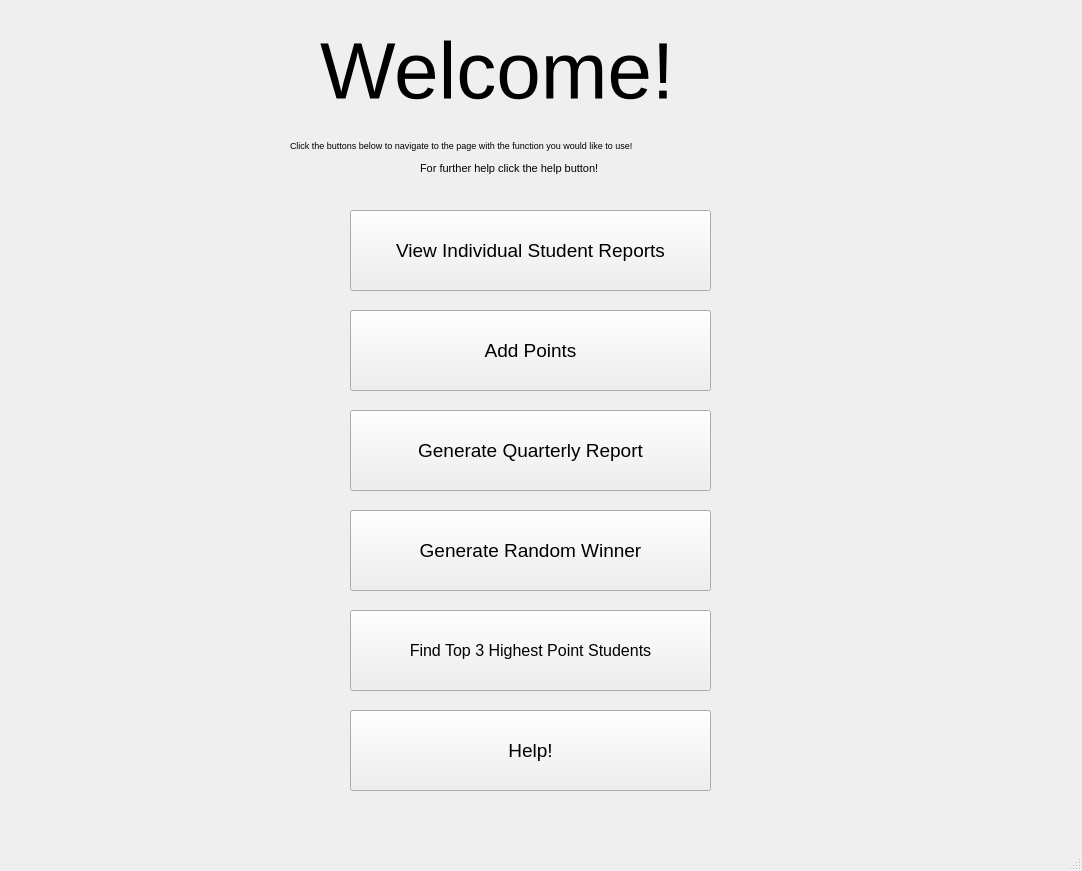
<?xml version="1.0" encoding="UTF-8"?>
<ui version="4.0">
 <class>MainWindow</class>
 <widget class="QMainWindow" name="MainWindow">
  <property name="geometry">
   <rect>
    <x>0</x>
    <y>0</y>
    <width>1082</width>
    <height>871</height>
   </rect>
  </property>
  <property name="font">
   <font>
    <pointsize>11</pointsize>
   </font>
  </property>
  <property name="windowTitle">
   <string>MainWindow</string>
  </property>
  <widget class="QWidget" name="centralwidget">
   <widget class="QStackedWidget" name="stackedWidget">
    <property name="geometry">
     <rect>
      <x>0</x>
      <y>0</y>
      <width>1081</width>
      <height>1051</height>
     </rect>
    </property>
    <property name="currentIndex">
     <number>0</number>
    </property>
    <widget class="QWidget" name="welcome_screen">
     <widget class="QLabel" name="welcome">
      <property name="geometry">
       <rect>
        <x>320</x>
        <y>10</y>
        <width>471</width>
        <height>121</height>
       </rect>
      </property>
      <property name="font">
       <font>
        <pointsize>60</pointsize>
       </font>
      </property>
      <property name="text">
       <string>Welcome!</string>
      </property>
     </widget>
     <widget class="QLabel" name="instructions1">
      <property name="geometry">
       <rect>
        <x>290</x>
        <y>130</y>
        <width>501</width>
        <height>31</height>
       </rect>
      </property>
      <property name="font">
       <font>
        <pointsize>7</pointsize>
       </font>
      </property>
      <property name="text">
       <string>Click the buttons below to navigate to the page with the function you would like to use!</string>
      </property>
     </widget>
     <widget class="QLabel" name="instructions2">
      <property name="geometry">
       <rect>
        <x>420</x>
        <y>160</y>
        <width>211</width>
        <height>16</height>
       </rect>
      </property>
      <property name="font">
       <font>
        <pointsize>8</pointsize>
       </font>
      </property>
      <property name="text">
       <string>For further help click the help button!</string>
      </property>
     </widget>
     <widget class="QPushButton" name="pushButton">
      <property name="geometry">
       <rect>
        <x>350</x>
        <y>210</y>
        <width>361</width>
        <height>81</height>
       </rect>
      </property>
      <property name="font">
       <font>
        <pointsize>14</pointsize>
       </font>
      </property>
      <property name="text">
       <string>View Individual Student Reports</string>
      </property>
     </widget>
     <widget class="QPushButton" name="pushButton_2">
      <property name="geometry">
       <rect>
        <x>350</x>
        <y>310</y>
        <width>361</width>
        <height>81</height>
       </rect>
      </property>
      <property name="font">
       <font>
        <pointsize>14</pointsize>
       </font>
      </property>
      <property name="text">
       <string>Add Points</string>
      </property>
     </widget>
     <widget class="QPushButton" name="pushButton_3">
      <property name="geometry">
       <rect>
        <x>350</x>
        <y>410</y>
        <width>361</width>
        <height>81</height>
       </rect>
      </property>
      <property name="font">
       <font>
        <pointsize>14</pointsize>
       </font>
      </property>
      <property name="text">
       <string>Generate Quarterly Report</string>
      </property>
     </widget>
     <widget class="QPushButton" name="pushButton_4">
      <property name="geometry">
       <rect>
        <x>350</x>
        <y>510</y>
        <width>361</width>
        <height>81</height>
       </rect>
      </property>
      <property name="font">
       <font>
        <pointsize>14</pointsize>
       </font>
      </property>
      <property name="text">
       <string>Generate Random Winner</string>
      </property>
     </widget>
     <widget class="QPushButton" name="pushButton_5">
      <property name="geometry">
       <rect>
        <x>350</x>
        <y>610</y>
        <width>361</width>
        <height>81</height>
       </rect>
      </property>
      <property name="font">
       <font>
        <pointsize>12</pointsize>
       </font>
      </property>
      <property name="text">
       <string>Find Top 3 Highest Point Students</string>
      </property>
     </widget>
     <widget class="QPushButton" name="pushButton_6">
      <property name="geometry">
       <rect>
        <x>350</x>
        <y>710</y>
        <width>361</width>
        <height>81</height>
       </rect>
      </property>
      <property name="font">
       <font>
        <pointsize>14</pointsize>
       </font>
      </property>
      <property name="text">
       <string>Help!</string>
      </property>
     </widget>
    </widget>
    <widget class="QWidget" name="individual_reports_screen">
     <widget class="QLabel" name="instructions3">
      <property name="geometry">
       <rect>
        <x>40</x>
        <y>150</y>
        <width>421</width>
        <height>16</height>
       </rect>
      </property>
      <property name="text">
       <string>Here you can view individual student activity reports!</string>
      </property>
     </widget>
     <widget class="QLabel" name="name">
      <property name="geometry">
       <rect>
        <x>250</x>
        <y>10</y>
        <width>601</width>
        <height>121</height>
       </rect>
      </property>
      <property name="font">
       <font>
        <pointsize>30</pointsize>
       </font>
      </property>
      <property name="text">
       <string>Individual Student Reports</string>
      </property>
     </widget>
     <widget class="QLabel" name="label_2">
      <property name="geometry">
       <rect>
        <x>40</x>
        <y>180</y>
        <width>401</width>
        <height>41</height>
       </rect>
      </property>
      <property name="font">
       <font>
        <pointsize>9</pointsize>
       </font>
      </property>
      <property name="text">
       <string>Please select a student from the list below to see their report:</string>
      </property>
     </widget>
     <widget class="QComboBox" name="comboBox">
      <property name="geometry">
       <rect>
        <x>40</x>
        <y>220</y>
        <width>401</width>
        <height>31</height>
       </rect>
      </property>
     </widget>
     <widget class="QLabel" name="label_3">
      <property name="geometry">
       <rect>
        <x>40</x>
        <y>380</y>
        <width>411</width>
        <height>20</height>
       </rect>
      </property>
      <property name="font">
       <font>
        <pointsize>9</pointsize>
       </font>
      </property>
      <property name="text">
       <string>If you dont see a student and wish to add one then click here:</string>
      </property>
     </widget>
     <widget class="QPushButton" name="pushButton_8">
      <property name="geometry">
       <rect>
        <x>430</x>
        <y>420</y>
        <width>131</width>
        <height>28</height>
       </rect>
      </property>
      <property name="font">
       <font>
        <pointsize>11</pointsize>
       </font>
      </property>
      <property name="text">
       <string>Add Student</string>
      </property>
     </widget>
     <widget class="QTabWidget" name="tabWidgetPerQuarter">
      <property name="geometry">
       <rect>
        <x>490</x>
        <y>140</y>
        <width>531</width>
        <height>211</height>
       </rect>
      </property>
      <property name="font">
       <font>
        <pointsize>9</pointsize>
        <weight>75</weight>
        <bold>true</bold>
       </font>
      </property>
      <property name="toolTip">
       <string>&lt;html&gt;&lt;head/&gt;&lt;body&gt;&lt;p&gt;&lt;br/&gt;&lt;/p&gt;&lt;/body&gt;&lt;/html&gt;</string>
      </property>
      <property name="whatsThis">
       <string>&lt;html&gt;&lt;head/&gt;&lt;body&gt;&lt;p&gt;&lt;br/&gt;&lt;/p&gt;&lt;/body&gt;&lt;/html&gt;</string>
      </property>
      <property name="styleSheet">
       <string notr="true"/>
      </property>
      <property name="currentIndex">
       <number>1</number>
      </property>
      <widget class="QWidget" name="Q1">
       <property name="font">
        <font>
         <pointsize>9</pointsize>
         <weight>75</weight>
         <bold>true</bold>
        </font>
       </property>
       <attribute name="title">
        <string>Q1</string>
       </attribute>
      </widget>
      <widget class="QWidget" name="Q2">
       <attribute name="title">
        <string>Q2</string>
       </attribute>
      </widget>
      <widget class="QWidget" name="Q3">
       <attribute name="title">
        <string>Q3</string>
       </attribute>
      </widget>
      <widget class="QWidget" name="Q4">
       <attribute name="title">
        <string>Q4</string>
       </attribute>
      </widget>
     </widget>
     <widget class="QPushButton" name="pushButton_11">
      <property name="geometry">
       <rect>
        <x>40</x>
        <y>50</y>
        <width>171</width>
        <height>61</height>
       </rect>
      </property>
      <property name="text">
       <string>Home</string>
      </property>
     </widget>
     <widget class="QLineEdit" name="lineEdit_2">
      <property name="geometry">
       <rect>
        <x>40</x>
        <y>450</y>
        <width>271</width>
        <height>22</height>
       </rect>
      </property>
     </widget>
     <widget class="QLabel" name="label_19">
      <property name="geometry">
       <rect>
        <x>40</x>
        <y>420</y>
        <width>91</width>
        <height>16</height>
       </rect>
      </property>
      <property name="text">
       <string>Full Name</string>
      </property>
     </widget>
     <widget class="QLabel" name="label_20">
      <property name="geometry">
       <rect>
        <x>40</x>
        <y>500</y>
        <width>55</width>
        <height>16</height>
       </rect>
      </property>
      <property name="text">
       <string>Grade</string>
      </property>
     </widget>
     <widget class="QRadioButton" name="radioButton_14">
      <property name="geometry">
       <rect>
        <x>40</x>
        <y>530</y>
        <width>161</width>
        <height>20</height>
       </rect>
      </property>
      <property name="text">
       <string>9th / Freshman</string>
      </property>
     </widget>
     <widget class="QRadioButton" name="radioButton_15">
      <property name="geometry">
       <rect>
        <x>40</x>
        <y>560</y>
        <width>171</width>
        <height>20</height>
       </rect>
      </property>
      <property name="text">
       <string>10th / Sophomore</string>
      </property>
     </widget>
     <widget class="QRadioButton" name="radioButton_16">
      <property name="geometry">
       <rect>
        <x>40</x>
        <y>590</y>
        <width>141</width>
        <height>20</height>
       </rect>
      </property>
      <property name="text">
       <string>11th / Junior</string>
      </property>
     </widget>
     <widget class="QRadioButton" name="radioButton_17">
      <property name="geometry">
       <rect>
        <x>40</x>
        <y>620</y>
        <width>151</width>
        <height>20</height>
       </rect>
      </property>
      <property name="text">
       <string>12th / Senior</string>
      </property>
     </widget>
    </widget>
    <widget class="QWidget" name="add_points_screen">
     <widget class="QLabel" name="name_3">
      <property name="geometry">
       <rect>
        <x>270</x>
        <y>10</y>
        <width>601</width>
        <height>121</height>
       </rect>
      </property>
      <property name="font">
       <font>
        <pointsize>30</pointsize>
       </font>
      </property>
      <property name="text">
       <string>Add Activities For Points!</string>
      </property>
     </widget>
     <widget class="QLabel" name="label_14">
      <property name="geometry">
       <rect>
        <x>90</x>
        <y>140</y>
        <width>401</width>
        <height>41</height>
       </rect>
      </property>
      <property name="font">
       <font>
        <pointsize>9</pointsize>
       </font>
      </property>
      <property name="text">
       <string>Please select a student from the list to add activities/points!</string>
      </property>
     </widget>
     <widget class="QComboBox" name="comboBox_2">
      <property name="geometry">
       <rect>
        <x>90</x>
        <y>180</y>
        <width>391</width>
        <height>31</height>
       </rect>
      </property>
     </widget>
     <widget class="QLabel" name="label_15">
      <property name="geometry">
       <rect>
        <x>530</x>
        <y>140</y>
        <width>141</width>
        <height>41</height>
       </rect>
      </property>
      <property name="font">
       <font>
        <pointsize>9</pointsize>
       </font>
      </property>
      <property name="text">
       <string>Select Grade Level</string>
      </property>
     </widget>
     <widget class="QLabel" name="label_16">
      <property name="geometry">
       <rect>
        <x>750</x>
        <y>140</y>
        <width>141</width>
        <height>41</height>
       </rect>
      </property>
      <property name="font">
       <font>
        <pointsize>9</pointsize>
       </font>
      </property>
      <property name="text">
       <string>Select Quarter</string>
      </property>
     </widget>
     <widget class="QLabel" name="label_17">
      <property name="geometry">
       <rect>
        <x>90</x>
        <y>330</y>
        <width>851</width>
        <height>41</height>
       </rect>
      </property>
      <property name="font">
       <font>
        <pointsize>9</pointsize>
       </font>
      </property>
      <property name="text">
       <string>Now Check Off All Sports You Would Like To Add! Each Activity Is Worth 1 Point If you Attend And 2 Points If You Participate!</string>
      </property>
     </widget>
     <widget class="QLabel" name="label_18">
      <property name="geometry">
       <rect>
        <x>90</x>
        <y>380</y>
        <width>181</width>
        <height>31</height>
       </rect>
      </property>
      <property name="text">
       <string>School Sport Activities</string>
      </property>
     </widget>
     <widget class="QLabel" name="label_37">
      <property name="geometry">
       <rect>
        <x>90</x>
        <y>610</y>
        <width>181</width>
        <height>31</height>
       </rect>
      </property>
      <property name="text">
       <string>Non-Sport Activities</string>
      </property>
     </widget>
     <widget class="QCheckBox" name="checkBox">
      <property name="geometry">
       <rect>
        <x>90</x>
        <y>420</y>
        <width>151</width>
        <height>20</height>
       </rect>
      </property>
      <property name="text">
       <string>Football</string>
      </property>
     </widget>
     <widget class="QCheckBox" name="checkBox_2">
      <property name="geometry">
       <rect>
        <x>90</x>
        <y>450</y>
        <width>151</width>
        <height>20</height>
       </rect>
      </property>
      <property name="text">
       <string>Soccer</string>
      </property>
     </widget>
     <widget class="QCheckBox" name="checkBox_3">
      <property name="geometry">
       <rect>
        <x>90</x>
        <y>480</y>
        <width>161</width>
        <height>20</height>
       </rect>
      </property>
      <property name="text">
       <string>Basketball </string>
      </property>
     </widget>
     <widget class="QCheckBox" name="checkBox_4">
      <property name="geometry">
       <rect>
        <x>90</x>
        <y>510</y>
        <width>151</width>
        <height>20</height>
       </rect>
      </property>
      <property name="text">
       <string>Tennis</string>
      </property>
     </widget>
     <widget class="QCheckBox" name="checkBox_5">
      <property name="geometry">
       <rect>
        <x>90</x>
        <y>540</y>
        <width>151</width>
        <height>20</height>
       </rect>
      </property>
      <property name="text">
       <string>Swim</string>
      </property>
     </widget>
     <widget class="QLabel" name="label_38">
      <property name="geometry">
       <rect>
        <x>90</x>
        <y>570</y>
        <width>851</width>
        <height>41</height>
       </rect>
      </property>
      <property name="font">
       <font>
        <pointsize>9</pointsize>
       </font>
      </property>
      <property name="text">
       <string>Check Off All The Activities That You Are A Part Of Here. Each one is worth 1 point.</string>
      </property>
     </widget>
     <widget class="QCheckBox" name="checkBox_6">
      <property name="geometry">
       <rect>
        <x>90</x>
        <y>650</y>
        <width>151</width>
        <height>20</height>
       </rect>
      </property>
      <property name="text">
       <string>DECA/FBLA</string>
      </property>
     </widget>
     <widget class="QCheckBox" name="checkBox_7">
      <property name="geometry">
       <rect>
        <x>90</x>
        <y>680</y>
        <width>151</width>
        <height>20</height>
       </rect>
      </property>
      <property name="text">
       <string>Music</string>
      </property>
     </widget>
     <widget class="QCheckBox" name="checkBox_8">
      <property name="geometry">
       <rect>
        <x>90</x>
        <y>710</y>
        <width>151</width>
        <height>20</height>
       </rect>
      </property>
      <property name="text">
       <string>NHS</string>
      </property>
     </widget>
     <widget class="QCheckBox" name="checkBox_9">
      <property name="geometry">
       <rect>
        <x>90</x>
        <y>770</y>
        <width>151</width>
        <height>20</height>
       </rect>
      </property>
      <property name="text">
       <string>Other Club</string>
      </property>
     </widget>
     <widget class="QCheckBox" name="checkBox_10">
      <property name="geometry">
       <rect>
        <x>90</x>
        <y>740</y>
        <width>151</width>
        <height>20</height>
       </rect>
      </property>
      <property name="text">
       <string>KAY</string>
      </property>
     </widget>
     <widget class="QLineEdit" name="lineEdit">
      <property name="geometry">
       <rect>
        <x>210</x>
        <y>770</y>
        <width>171</width>
        <height>22</height>
       </rect>
      </property>
     </widget>
     <widget class="QLabel" name="label_39">
      <property name="geometry">
       <rect>
        <x>400</x>
        <y>770</y>
        <width>361</width>
        <height>16</height>
       </rect>
      </property>
      <property name="text">
       <string>Make sure to add the name of the other club!</string>
      </property>
     </widget>
     <widget class="QLabel" name="label_40">
      <property name="geometry">
       <rect>
        <x>180</x>
        <y>680</y>
        <width>431</width>
        <height>16</height>
       </rect>
      </property>
      <property name="font">
       <font>
        <pointsize>9</pointsize>
       </font>
      </property>
      <property name="text">
       <string>This activity is worth 2 points if you attend a concert.</string>
      </property>
     </widget>
     <widget class="QLabel" name="label_41">
      <property name="geometry">
       <rect>
        <x>540</x>
        <y>680</y>
        <width>151</width>
        <height>16</height>
       </rect>
      </property>
      <property name="text">
       <string>Attended Concert?</string>
      </property>
     </widget>
     <widget class="QRadioButton" name="radioButton_27">
      <property name="geometry">
       <rect>
        <x>700</x>
        <y>680</y>
        <width>95</width>
        <height>20</height>
       </rect>
      </property>
      <property name="text">
       <string>Yes</string>
      </property>
     </widget>
     <widget class="QRadioButton" name="radioButton_28">
      <property name="geometry">
       <rect>
        <x>760</x>
        <y>680</y>
        <width>95</width>
        <height>20</height>
       </rect>
      </property>
      <property name="text">
       <string>No</string>
      </property>
     </widget>
     <widget class="QPushButton" name="pushButton_12">
      <property name="geometry">
       <rect>
        <x>60</x>
        <y>40</y>
        <width>171</width>
        <height>61</height>
       </rect>
      </property>
      <property name="text">
       <string>Home</string>
      </property>
     </widget>
     <widget class="QComboBox" name="comboBox_3">
      <property name="geometry">
       <rect>
        <x>320</x>
        <y>420</y>
        <width>181</width>
        <height>22</height>
       </rect>
      </property>
      <item>
       <property name="text">
        <string>Attended</string>
       </property>
      </item>
      <item>
       <property name="text">
        <string>Participant</string>
       </property>
      </item>
     </widget>
     <widget class="QComboBox" name="comboBox_4">
      <property name="geometry">
       <rect>
        <x>530</x>
        <y>180</y>
        <width>171</width>
        <height>22</height>
       </rect>
      </property>
      <item>
       <property name="text">
        <string>9th / Freshman</string>
       </property>
      </item>
      <item>
       <property name="text">
        <string>10th / Sophomore</string>
       </property>
      </item>
      <item>
       <property name="text">
        <string>11th / Junior</string>
       </property>
      </item>
      <item>
       <property name="text">
        <string>12th / Senior</string>
       </property>
      </item>
     </widget>
     <widget class="QComboBox" name="comboBox_5">
      <property name="geometry">
       <rect>
        <x>750</x>
        <y>180</y>
        <width>101</width>
        <height>31</height>
       </rect>
      </property>
      <item>
       <property name="text">
        <string>Quarter 1</string>
       </property>
      </item>
      <item>
       <property name="text">
        <string>Quarter 2</string>
       </property>
      </item>
      <item>
       <property name="text">
        <string>Quarter 3</string>
       </property>
      </item>
      <item>
       <property name="text">
        <string>Quarter 4</string>
       </property>
      </item>
     </widget>
     <widget class="QLabel" name="label_21">
      <property name="geometry">
       <rect>
        <x>320</x>
        <y>380</y>
        <width>121</width>
        <height>20</height>
       </rect>
      </property>
      <property name="text">
       <string>Select</string>
      </property>
     </widget>
     <widget class="QComboBox" name="comboBox_7">
      <property name="geometry">
       <rect>
        <x>320</x>
        <y>450</y>
        <width>181</width>
        <height>22</height>
       </rect>
      </property>
      <item>
       <property name="text">
        <string>Attended</string>
       </property>
      </item>
      <item>
       <property name="text">
        <string>Participant</string>
       </property>
      </item>
     </widget>
     <widget class="QComboBox" name="comboBox_8">
      <property name="geometry">
       <rect>
        <x>320</x>
        <y>510</y>
        <width>181</width>
        <height>22</height>
       </rect>
      </property>
      <item>
       <property name="text">
        <string>Attended</string>
       </property>
      </item>
      <item>
       <property name="text">
        <string>Participated</string>
       </property>
      </item>
     </widget>
     <widget class="QComboBox" name="comboBox_9">
      <property name="geometry">
       <rect>
        <x>320</x>
        <y>540</y>
        <width>181</width>
        <height>22</height>
       </rect>
      </property>
      <item>
       <property name="text">
        <string>Attended</string>
       </property>
      </item>
      <item>
       <property name="text">
        <string>Participated</string>
       </property>
      </item>
     </widget>
     <widget class="QComboBox" name="comboBox_10">
      <property name="geometry">
       <rect>
        <x>320</x>
        <y>480</y>
        <width>181</width>
        <height>22</height>
       </rect>
      </property>
      <item>
       <property name="text">
        <string>Attended</string>
       </property>
      </item>
      <item>
       <property name="text">
        <string>Participate</string>
       </property>
      </item>
     </widget>
    </widget>
    <widget class="QWidget" name="quarterly_report_screen">
     <widget class="QLabel" name="name_4">
      <property name="geometry">
       <rect>
        <x>240</x>
        <y>10</y>
        <width>641</width>
        <height>121</height>
       </rect>
      </property>
      <property name="font">
       <font>
        <pointsize>30</pointsize>
       </font>
      </property>
      <property name="text">
       <string>Generate A Quarterly Report</string>
      </property>
     </widget>
     <widget class="QLabel" name="label_11">
      <property name="geometry">
       <rect>
        <x>120</x>
        <y>100</y>
        <width>891</width>
        <height>71</height>
       </rect>
      </property>
      <property name="font">
       <font>
        <pointsize>11</pointsize>
       </font>
      </property>
      <property name="text">
       <string>If you wish to generate a quarterly report, select grade level and quarter. Then, click the generate report button.</string>
      </property>
     </widget>
     <widget class="QLabel" name="label_12">
      <property name="geometry">
       <rect>
        <x>230</x>
        <y>190</y>
        <width>55</width>
        <height>16</height>
       </rect>
      </property>
      <property name="text">
       <string>Grade:</string>
      </property>
     </widget>
     <widget class="QRadioButton" name="radioButton_5">
      <property name="geometry">
       <rect>
        <x>230</x>
        <y>220</y>
        <width>271</width>
        <height>20</height>
       </rect>
      </property>
      <property name="text">
       <string>9th Graders / Freshmen</string>
      </property>
     </widget>
     <widget class="QLabel" name="label_13">
      <property name="geometry">
       <rect>
        <x>510</x>
        <y>190</y>
        <width>81</width>
        <height>22</height>
       </rect>
      </property>
      <property name="text">
       <string>Quarter:</string>
      </property>
     </widget>
     <widget class="QPushButton" name="pushButton_10">
      <property name="geometry">
       <rect>
        <x>630</x>
        <y>200</y>
        <width>231</width>
        <height>51</height>
       </rect>
      </property>
      <property name="text">
       <string>Generate Report</string>
      </property>
     </widget>
     <widget class="QRadioButton" name="radioButton_6">
      <property name="geometry">
       <rect>
        <x>230</x>
        <y>260</y>
        <width>271</width>
        <height>20</height>
       </rect>
      </property>
      <property name="text">
       <string>10th Graders / Sophomores</string>
      </property>
     </widget>
     <widget class="QRadioButton" name="radioButton_7">
      <property name="geometry">
       <rect>
        <x>230</x>
        <y>340</y>
        <width>271</width>
        <height>20</height>
       </rect>
      </property>
      <property name="text">
       <string>12th Graders / Seniors</string>
      </property>
     </widget>
     <widget class="QRadioButton" name="radioButton_8">
      <property name="geometry">
       <rect>
        <x>230</x>
        <y>300</y>
        <width>271</width>
        <height>20</height>
       </rect>
      </property>
      <property name="text">
       <string>11th Graders / Juniors</string>
      </property>
     </widget>
     <widget class="QTableView" name="tableView">
      <property name="geometry">
       <rect>
        <x>210</x>
        <y>380</y>
        <width>671</width>
        <height>411</height>
       </rect>
      </property>
     </widget>
     <widget class="QPushButton" name="pushButton_13">
      <property name="geometry">
       <rect>
        <x>30</x>
        <y>40</y>
        <width>171</width>
        <height>61</height>
       </rect>
      </property>
      <property name="text">
       <string>Home</string>
      </property>
     </widget>
     <widget class="QComboBox" name="comboBox_6">
      <property name="geometry">
       <rect>
        <x>510</x>
        <y>220</y>
        <width>101</width>
        <height>31</height>
       </rect>
      </property>
      <item>
       <property name="text">
        <string>Quarter 1</string>
       </property>
      </item>
      <item>
       <property name="text">
        <string>Quarter 2</string>
       </property>
      </item>
      <item>
       <property name="text">
        <string>Quarter 3</string>
       </property>
      </item>
      <item>
       <property name="text">
        <string>Quarter 4</string>
       </property>
      </item>
     </widget>
    </widget>
    <widget class="QWidget" name="random_winner_screen">
     <widget class="QLabel" name="name_6">
      <property name="geometry">
       <rect>
        <x>250</x>
        <y>10</y>
        <width>601</width>
        <height>121</height>
       </rect>
      </property>
      <property name="font">
       <font>
        <pointsize>30</pointsize>
       </font>
      </property>
      <property name="text">
       <string>Generate Random Winner</string>
      </property>
     </widget>
     <widget class="QLabel" name="label_10">
      <property name="geometry">
       <rect>
        <x>190</x>
        <y>110</y>
        <width>711</width>
        <height>61</height>
       </rect>
      </property>
      <property name="text">
       <string>To generate a random winner, select the grade level and then click the generate button.</string>
      </property>
     </widget>
     <widget class="QRadioButton" name="radioButton">
      <property name="geometry">
       <rect>
        <x>190</x>
        <y>180</y>
        <width>271</width>
        <height>41</height>
       </rect>
      </property>
      <property name="text">
       <string>9th Graders / Freshmans</string>
      </property>
     </widget>
     <widget class="QRadioButton" name="radioButton_2">
      <property name="geometry">
       <rect>
        <x>190</x>
        <y>220</y>
        <width>271</width>
        <height>41</height>
       </rect>
      </property>
      <property name="text">
       <string>10th Graders / Sophomores</string>
      </property>
     </widget>
     <widget class="QRadioButton" name="radioButton_3">
      <property name="geometry">
       <rect>
        <x>190</x>
        <y>260</y>
        <width>271</width>
        <height>41</height>
       </rect>
      </property>
      <property name="text">
       <string>11th Graders / Juniors</string>
      </property>
     </widget>
     <widget class="QRadioButton" name="radioButton_4">
      <property name="geometry">
       <rect>
        <x>190</x>
        <y>300</y>
        <width>271</width>
        <height>41</height>
       </rect>
      </property>
      <property name="text">
       <string>12th Graders / Seniors</string>
      </property>
     </widget>
     <widget class="QPushButton" name="pushButton_9">
      <property name="geometry">
       <rect>
        <x>190</x>
        <y>350</y>
        <width>241</width>
        <height>41</height>
       </rect>
      </property>
      <property name="text">
       <string>Generate A Winner</string>
      </property>
     </widget>
     <widget class="QListWidget" name="listWidget_2">
      <property name="geometry">
       <rect>
        <x>530</x>
        <y>190</y>
        <width>256</width>
        <height>192</height>
       </rect>
      </property>
     </widget>
     <widget class="QPushButton" name="pushButton_14">
      <property name="geometry">
       <rect>
        <x>40</x>
        <y>40</y>
        <width>171</width>
        <height>61</height>
       </rect>
      </property>
      <property name="text">
       <string>Home</string>
      </property>
     </widget>
    </widget>
    <widget class="QWidget" name="top_3_screen">
     <widget class="QLabel" name="name_5">
      <property name="geometry">
       <rect>
        <x>210</x>
        <y>10</y>
        <width>671</width>
        <height>121</height>
       </rect>
      </property>
      <property name="font">
       <font>
        <pointsize>30</pointsize>
       </font>
      </property>
      <property name="text">
       <string>Top 3 Highest Point Students!</string>
      </property>
     </widget>
     <widget class="QLabel" name="label_9">
      <property name="geometry">
       <rect>
        <x>160</x>
        <y>130</y>
        <width>561</width>
        <height>61</height>
       </rect>
      </property>
      <property name="text">
       <string>Click the button to display the top 3 students with the highest points:</string>
      </property>
     </widget>
     <widget class="QPushButton" name="pushButton_7">
      <property name="geometry">
       <rect>
        <x>740</x>
        <y>140</y>
        <width>201</width>
        <height>41</height>
       </rect>
      </property>
      <property name="font">
       <font>
        <pointsize>14</pointsize>
       </font>
      </property>
      <property name="text">
       <string>Display</string>
      </property>
     </widget>
     <widget class="QListWidget" name="listWidget">
      <property name="geometry">
       <rect>
        <x>160</x>
        <y>200</y>
        <width>781</width>
        <height>192</height>
       </rect>
      </property>
     </widget>
     <widget class="QPushButton" name="pushButton_15">
      <property name="geometry">
       <rect>
        <x>20</x>
        <y>40</y>
        <width>171</width>
        <height>61</height>
       </rect>
      </property>
      <property name="text">
       <string>Home</string>
      </property>
     </widget>
    </widget>
    <widget class="QWidget" name="help_screen">
     <widget class="QLabel" name="name_2">
      <property name="geometry">
       <rect>
        <x>440</x>
        <y>0</y>
        <width>231</width>
        <height>121</height>
       </rect>
      </property>
      <property name="font">
       <font>
        <pointsize>30</pointsize>
       </font>
      </property>
      <property name="text">
       <string>Help Page</string>
      </property>
     </widget>
     <widget class="QLabel" name="label">
      <property name="geometry">
       <rect>
        <x>50</x>
        <y>120</y>
        <width>421</width>
        <height>16</height>
       </rect>
      </property>
      <property name="font">
       <font>
        <pointsize>11</pointsize>
        <weight>75</weight>
        <bold>true</bold>
       </font>
      </property>
      <property name="text">
       <string>What do I do when I can not find a student?</string>
      </property>
     </widget>
     <widget class="QLabel" name="label_4">
      <property name="geometry">
       <rect>
        <x>50</x>
        <y>140</y>
        <width>1071</width>
        <height>41</height>
       </rect>
      </property>
      <property name="text">
       <string>The student you are looking for is probably not in our database.</string>
      </property>
     </widget>
     <widget class="QLabel" name="label_5">
      <property name="geometry">
       <rect>
        <x>50</x>
        <y>170</y>
        <width>641</width>
        <height>31</height>
       </rect>
      </property>
      <property name="text">
       <string>Navigate to the individual student points page and click the add student button!</string>
      </property>
     </widget>
     <widget class="QLabel" name="label_6">
      <property name="geometry">
       <rect>
        <x>50</x>
        <y>230</y>
        <width>711</width>
        <height>31</height>
       </rect>
      </property>
      <property name="font">
       <font>
        <pointsize>11</pointsize>
        <weight>75</weight>
        <bold>true</bold>
       </font>
      </property>
      <property name="text">
       <string>Please reach out to the creators of this program for further questions.</string>
      </property>
     </widget>
     <widget class="QLabel" name="label_7">
      <property name="geometry">
       <rect>
        <x>50</x>
        <y>270</y>
        <width>281</width>
        <height>21</height>
       </rect>
      </property>
      <property name="text">
       <string>prateek.singh06@outlook.com</string>
      </property>
     </widget>
     <widget class="QLabel" name="label_8">
      <property name="geometry">
       <rect>
        <x>50</x>
        <y>290</y>
        <width>251</width>
        <height>31</height>
       </rect>
      </property>
      <property name="text">
       <string>kevinkli405@gmail.com</string>
      </property>
     </widget>
     <widget class="QPushButton" name="pushButton_16">
      <property name="geometry">
       <rect>
        <x>120</x>
        <y>30</y>
        <width>171</width>
        <height>61</height>
       </rect>
      </property>
      <property name="text">
       <string>Home</string>
      </property>
     </widget>
    </widget>
   </widget>
  </widget>
  <widget class="QStatusBar" name="statusbar"/>
 </widget>
 <resources/>
 <connections/>
</ui>
